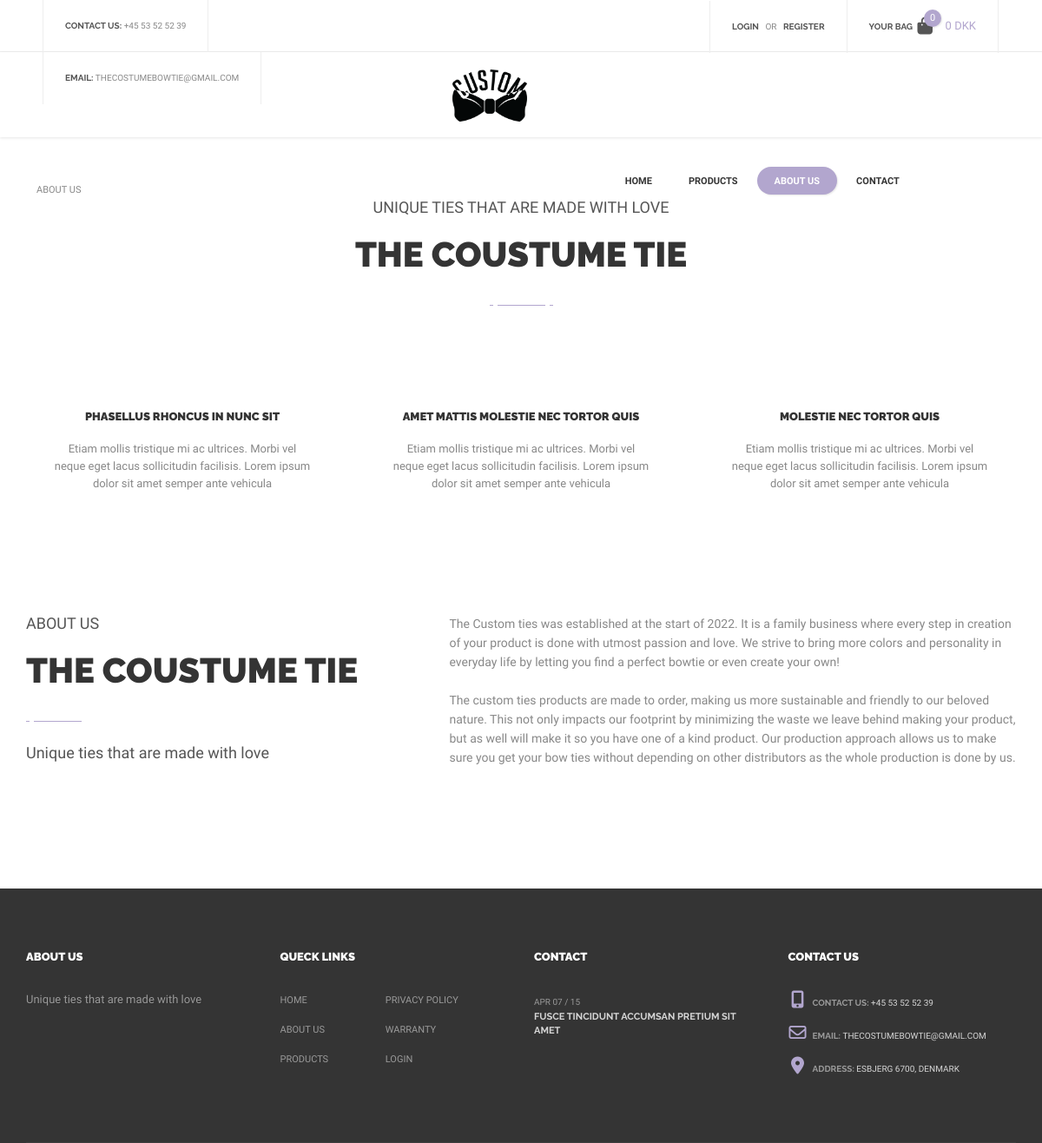
Screenshot of /AboutUS with the database file from the repository.
### tables this page shows
CREATE TABLE IF NOT EXISTS `frontpage` (
  `id` varchar(50) NOT NULL,
  `text` text,
  PRIMARY KEY (`id`)
);

### index.php (called while the page is built, shortened)
<?php
    $request = $_SERVER["REQUEST_URI"];
    $router = new Router($request);
    $router->get('/', 'views/frontend/Home');
    $router->get('/profile', 'views/login/profile');
    $router->get('/editProfileFunction', 'controllers/editProfile');
    $router->get('/loginFunction', 'controllers/login');
    $router->get('/signupFunction', 'controllers/signup');
    $router->get('/logoutFunction', 'controllers/logout');
    $router->get('/Product', 'views/frontend/Product');
    $router->get('/AboutUS', 'views/frontend/AboutUS');

### models/handlers/frontpageHandler.php (called while the page is built, shortened)
<?php
$rootPath = "";
require_once $rootPath . "public/dbconn.php";
require_once $rootPath . "models/sql/frontpage.php";
class FrontpageHandler extends Frontpage{
    public $db;
    public function __construct($db) {
        $this->db = $db;
    }
    public function getFrontpage(){
        $getFrontpage = $this->db->prepare($this->getAllFrontpageQuery);
        $getFrontpage->execute();
        return $getFrontpage->fetchAll();
    }
}
$FrontpageHandler = new FrontpageHandler($db);

### controllers/frontpage.php (called while the page is built, shortened)
<?php
$dataset = $FrontpageHandler->getFrontpage();
foreach($dataset as $data){
    if($data['id'] == 'phone'){
        $phone = $data['text'];
    }
    if($data['id'] == 'email'){
        $email = $data['text'];
    }
    if($data['id'] == 'address'){
        $address = $data['text'];
    }
    if($data['id'] == 'nav1'){
        $nav1 = $data['text'];
    }
    if($data['id'] == 'nav2'){
        $nav2 = $data['text'];
    }
    if($data['id'] == 'nav3'){
        $nav3 = $data['text'];
    }
    if($data['id'] == 'nav4'){
        $nav4 = $data['text'];
    }
    if($data['id'] == 'aboutusSubtitle'){
        $aboutusSubtitle = $data['text'];
    }
    if($data['id'] == 'aboutusSlogan'){
        $aboutusSlogan = $data['text'];
    }
    if($data['id'] == 'aboutusTitle'){
        $aboutusTitle = $data['text'];
    }
    if($data['id'] == 'aboutUs1'){
        $aboutUs1 = $data['text'];
    }
    if($data['id'] == 'aboutUs2'){
        $aboutUs2 = $data['text'];
    }
}

### controllers/cartManager.php (called while the page is built, shortened)
<?php
$total = 0;

### views/frontend/AboutUS.php (the view, shortened to what this page needs)
<?php
    $rootPath = "";
    $pageName = "About Us";
    require_once $rootPath . "views/frontend/partials/header.php";
    require_once $rootPath . "models/handlers/frontpageHandler.php";
    require_once $rootPath . "controllers/frontpage.php";
?>
    <div class="empty-space col-xs-b35 col-md-b70"></div>
<div class="breadcrumbs SiteMap">
    <?php
    for($i = 0; $i < count($_SESSION['breadcrumbs']); $i++){
        $link = $_SESSION['breadcrumbsLinks'][$i];
        echo "<a class='breadcrumb-flex' href='$link'> ".$_SESSION['breadcrumbs'][$i]."</a>";
    }
    ?>
</div>
<div class="container">
    <div class="text-center">
        <div class="simple-article size-3 grey uppercase col-xs-b5"><?php echo $aboutusSlogan ?></div>
        <div class="h2"><?php echo $aboutusTitle ?></div>
        <div class="title-underline center"><span></span></div>
    </div>
</div>
<div class="empty-space col-xs-b35 col-md-b70"></div>
<div class="container">
    <div class="slider-wrapper">
        <div class="swiper-container" data-breakpoints="1" data-xs-slides="1" data-sm-slides="2" data-md-slides="2"
            data-lt-slides="3" data-slides-per-view="3" data-space="30">
            <div class="swiper-wrapper">
                <div class="swiper-slide">
                    <div class="icon-description-shortcode style-2">
                        <div class="content">
                            <h6 class="title h6">Phasellus rhoncus in nunc sit</h6>
                            <div class="description simple-article size-2">Etiam mollis tristique mi ac ultrices. Morbi
                                vel neque eget lacus sollicitudin facilisis. Lorem ipsum dolor sit amet semper ante
                                vehicula</div>
                        </div>
                    </div>
                </div>
                <div class="swiper-slide">
                    <div class="icon-description-shortcode style-2">
                        <div class="content">
                            <h6 class="title h6">amet mattis molestie nec tortor quis</h6>
                            <div class="description simple-article size-2">Etiam mollis tristique mi ac ultrices. Morbi
                                vel neque eget lacus sollicitudin facilisis. Lorem ipsum dolor sit amet semper ante
                                vehicula</div>
                        </div>
                    </div>
                </div>
                <div class="swiper-slide">
                    <div class="icon-description-shortcode style-2">
                        <div class="content">
                            <h6 class="title h6">molestie nec tortor quis</h6>
                            <div class="description simple-article size-2">Etiam mollis tristique mi ac ultrices. Morbi
                                vel neque eget lacus sollicitudin facilisis. Lorem ipsum dolor sit amet semper ante
                                vehicula</div>
                        </div>
                    </div>
                </div>
            </div>
        </div>
    </div>
</div>
<div class="empty-space col-xs-b35 col-md-b70"></div>
<div class="empty-space col-xs-b35 col-md-b70"></div>
<div class="container">
    <div class="row">
        <div class="col-sm-5">
            <div class="simple-article size-3 grey uppercase col-xs-b5"><?php echo $aboutusSubtitle ?></div>
            <div class="h2"><?php echo $aboutusTitle ?></div>
            <div class="title-underline left"><span></span></div>
            <div class="simple-article size-4 grey"><?php echo $aboutusSlogan ?></div>
        </div>
        <div class="col-sm-7">
            <div class="simple-article size-3">
                <p><?php echo $aboutUs1 ?></p>
                <p><?php echo $aboutUs2 ?>
                </p>
            </div>
        </div>
    </div>
</div>
<div class="empty-space col-xs-b35 col-md-b70"></div>
<div class="empty-space col-xs-b35 col-md-b70"></div>
<?php
    require_once $rootPath . "views/frontend/partials/footer.php";
?>

### views/frontend/partials/header.php (shortened to what this page needs)
<?php
    require_once $rootPath . "models/handlers/frontpageHandler.php";
    require_once $rootPath . "controllers/frontpage.php";
    require_once $rootPath . "models/handlers/ProductsHandler.php";
    require_once $rootPath . "controllers/cartManager.php";
?>
<!DOCTYPE html>
<html lang="en">
<head>
    <link href="https://cdnjs.cloudflare.com/ajax/libs/font-awesome/6.2.0/css/all.min.css" rel="stylesheet">
    <link href="<?php echo BASE_URL ?>/views/frontend/partials/css/TheCostumCSS.css" rel="stylesheet">
    <link href="<?php echo BASE_URL ?>/views/frontend/partials/css/bootstrap.extension.css" rel="stylesheet">
    <link href="<?php echo BASE_URL ?>/views/frontend/partials/css/bootstrap.min.css" rel="stylesheet">
    <link href="<?php echo BASE_URL ?>/views/frontend/partials/css/style.css" rel="stylesheet">
    <link href="<?php echo BASE_URL ?>/views/frontend/partials/css/swiper.css" rel="stylesheet">
    <link href="<?php echo BASE_URL ?>/views/frontend/partials/css/sumoselect.css" rel="stylesheet">
    <link href="<?php echo BASE_URL ?>/views/frontend/partials/css/font-awesome.min.css" rel="stylesheet">
</head>
<body>
    <div id="content-block">
        <header>
            <div class="header-top">
                <div class="content-margins">
                    <div class="row">
                        <div class="col-md-5 hidden-xs hidden-sm">
                            <div class="entry">
                                <b>contact us:</b>
                                <a href="tel:+4553525239"><?php echo $phone ?></a>
                            </div>
                            <div class="entry">
                                <b>email:</b>
                                <a href="mailto:thecostumebowtie@gmail.com"><?php echo $email ?></a>
                            </div>
                        </div>
                        <div class="col-md-7 col-md-text-right">
                            <?php
                                if (!isset($_SESSION["loggedin"]) || $_SESSION["loggedin"] != true) {
                            ?>
                                    <div class="entry">
                                        <a class="open-popup" data-rel="1"><b>login</b></a>
                                        &nbsp; or &nbsp;
                                        <a class="open-popup" data-rel="2"><b>register</b></a>
                                    </div>
                            <?php
                                }
                            ?>
                            <div class="entry hidden-xs hidden-sm cart">
                                <a href="Checkout">
                                    <b class="hidden-xs">Your bag</b>
                                    <?php
                                        $amountOfItems = 0;
                                    ?>
                                    <span class="cart-icon">
                                        <i class="fa fa-shopping-bag" aria-hidden="true"></i>
                                        <span class="cart-label"><?php echo $amountOfItems ?></span>
                                    </span>
                                    <span class="cart-title hidden-xs"><?php echo $total ?> DKK</span>
                                </a>
                            </div>
                        </div>
                    </div>
                </div>
            </div>
            <div class="header-bottom">
                <div class="content-margins">
                    <div class="row">
                        <div class="col-xs-3 col-sm-1">
                            <a id="logo" href="/"><img src="assets/icons/logo-2.png" alt="" /></a>
                        </div>
                        <div class="col-xs-9 col-sm-11 text-right">
                            <div class="nav-wrapper">
                                <nav>
                                    <ul>
                                        <li <?php echo $pageName == "Home" ? 'class="active"' : "" ?>>
                                            <a href="/"><?php echo $nav1 ?></a>
                                        </li>
                                        <li style="margin-left: 2px;" <?php echo $pageName == "Product" ? 'class="active"' : "" ?>>
                                            <a href="Product"><?php echo $nav2 ?></a>
                                        </li>
                                        <li style="margin-left: 2px;" <?php echo $pageName == "About Us" ? 'class="active"' : "" ?>>
                                            <a href="AboutUS"><?php echo $nav3 ?></a>
                                        </li>
                                        <li style="margin-left: 2px;" <?php echo $pageName == "Contact Us" ? 'class="active"' : "" ?>>
                                            <a href="Contact"><?php echo $nav4 ?></a>
                                        </li>
                                    </ul>
                                </nav>
                            </div>
                        </div>
                    </div>
                </div>
            </div>
        </header>

### views/frontend/partials/footer.php (shortened to what this page needs)
<?php
    require_once $rootPath . "models/handlers/frontpageHandler.php";
    require_once $rootPath . "controllers/frontpage.php";
?>
<footer>
            <div class="container">
                <div class="footer-top">
                    <div class="row">
                        <div class="col-sm-6 col-md-3 col-xs-b30 col-md-b0">
                            <h6 class="h6 light"><?php echo $aboutusSubtitle ?></h6>
                            <div class="empty-space col-xs-b20"></div>
                            <div class="simple-article size-2 light fulltransparent"><?php echo $aboutusSlogan ?></div>
                            <div class="empty-space col-xs-b20"></div>
                        </div>
                        <div class="col-sm-6 col-md-3 col-xs-b30 col-md-b0">
                            <h6 class="h6 light">queck links</h6>
                            <div class="empty-space col-xs-b20"></div>
                            <div class="footer-column-links">
                                <div class="row">
                                    <div class="col-xs-6">
                                        <a href="#">home</a>
                                        <a href="#">about us</a>
                                        <a href="#">products</a>
                                    </div>
                                    <div class="col-xs-6 footer-links-2">
                                        <a href="#">privacy policy</a>
                                        <a href="#">warranty</a>
                                        <a href="#">login</a>
                                    </div>
                                </div>
                            </div>
                        </div>
                        <div class="col-sm-6 col-md-3 col-xs-b30 col-sm-b0">
                            <h6 class="h6 light">Contact</h6>
                            <div class="empty-space col-xs-b20"></div>
                            <div class="footer-post-preview clearfix">
                                <div class="description">
                                    <div class="date">apr 07 / 15</div>
                                    <a class="title">Fusce tincidunt accumsan pretium sit amet</a>
                                </div>
                            </div>
                        </div>
                        <div class="col-sm-6 col-md-3">
                            <h6 class="h6 light">Contact us</h6>
                            <div class="empty-space col-xs-b20"></div>
                                <div class="footer-contact"><i class="fa fa-mobile" aria-hidden="true"></i> contact us: <a href="tel:+4553525239"><?php echo $phone ?></a></div>
                                <div class="footer-contact"><i class="fa fa-envelope-o" aria-hidden="true"></i> email: <a href="mailto:thecostumebowtie@gmail.com"><?php echo $email ?></a></div>
                                <div class="footer-contact"><i class="fa fa-map-marker" aria-hidden="true"></i> address: <a href="#"><?php echo $address ?></a></div>
                        </div>
                    </div>
                </div>
            </div>
        </footer>
</body>
</html>

### views/frontend/partials/css/TheCostumCSS.css (style rules this page uses)
.swiper-wrapper { cursor: url(../../../assets/img/drag.png) 16 9, ew-resize; }
.breadcrumbs { margin-left: 20px; }
.SiteMap { margin-left: 3.5%; display: flex; }
.footer-links-2 { padding-left: 0 !important; margin-left: -10px !important; }
.uppercase { text-transform:uppercase; }

### rows the page displays
frontpage: text "+45 53 52 52 39"
frontpage: text "THECOSTUMEBOWTIE@GMAIL.COM"
frontpage: text "HOME"
frontpage: text "PRODUCTS"
frontpage: text "ABOUT US"
frontpage: text "CONTACT"
frontpage: text "UNIQUE TIES THAT ARE MADE WITH LOVE", text "Unique ties that are made with love"
frontpage: text "THE COUSTUME TIE"
frontpage: text "ABOUT US"
frontpage: text "The Custom ties was established at the start of 2022. It is a family business where every step in creation of your product is done with utmost passion and love. We strive to bring more colors and personality in everyday life by letting you find a perfect bowtie or even create your own!"
frontpage: text "The custom ties products are made to order, making us more sustainable and friendly to our beloved nature. This not only impacts our footprint by minimizing the waste we leave behind making your product, but as well will make it so you have one of a kind product. Our production approach allows us to make sure you get your bow ties without depending on other distributors as the whole production is done by us."
frontpage: text "ESBJERG 6700, DENMARK"

### other values shown
$amountOfItems "0"
$total "0"
$_SESSION['breadcrumbs'][$i] "ABOUT US"
